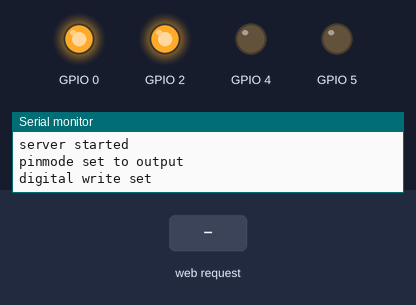
Bench run of a sketch on a simulated ESP8266 (NodeMCU). Parts: output pins drawn as LEDs (lit = HIGH), the last lines printed to the serial monitor. The inputs (shaded band) are chosen by the test bench.

Above: at 1.2 s.
1.3 s: HTTP request GET /key/2 received
At 1.7 s:
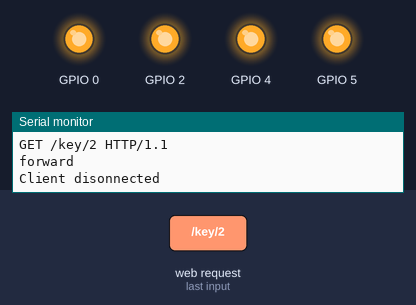
3.3 s: HTTP request GET /key/3 received
At 3.7 s:
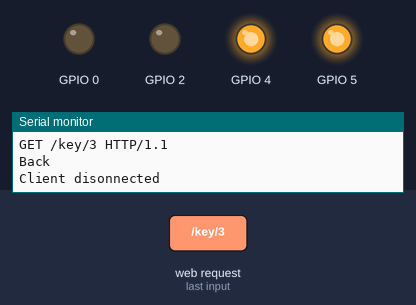
5.3 s: HTTP request GET /key/4 received
At 5.7 s:
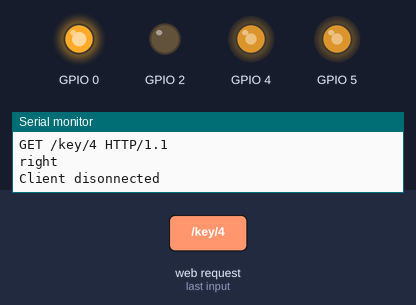
7.3 s: HTTP request GET /key/5 received
At 7.6 s:
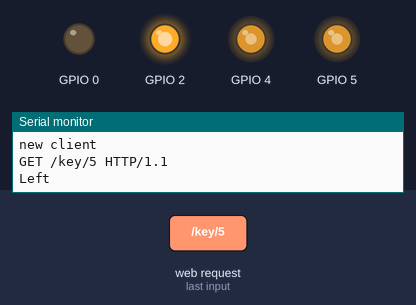
9.3 s: HTTP request GET /key/2 received
At 9.7 s:
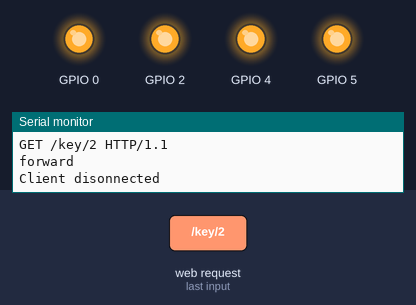
11.3 s: HTTP request GET /key/3 received
At 11.7 s:
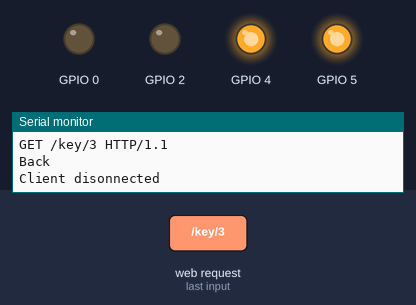
Timing chart, 0 to 14.3 s (numbered marks = the images above; inputs shaded):
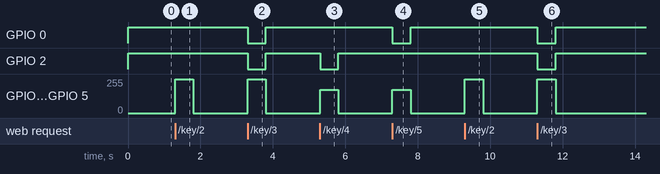

Measured:
- after the input at 1.3 s, GPIO 4, GPIO 5: 0/255 → 255/255 at once, → 0/255 0.50 s later
- after the input at 3.3 s, GPIO 0, GPIO 2: HIGH → LOW at once, → HIGH 0.50 s later; GPIO 4, GPIO 5: 0/255 → 255/255 at once, → 0/255 0.50 s later
- after the input at 5.3 s, GPIO 2: HIGH → LOW at once, → HIGH 0.50 s later; GPIO 4, GPIO 5: 0/255 → 174/255 at once, → 0/255 0.50 s later
- after the input at 7.3 s, GPIO 0: HIGH → LOW at once, → HIGH 0.50 s later; GPIO 4, GPIO 5: 0/255 → 174/255 at once, → 0/255 0.50 s later
- after the input at 9.3 s, GPIO 4, GPIO 5: 0/255 → 255/255 at once, → 0/255 0.50 s later
- after the input at 11.3 s, GPIO 0, GPIO 2: HIGH → LOW at once, → HIGH 0.50 s later; GPIO 4, GPIO 5: 0/255 → 255/255 at once, → 0/255 0.50 s later

The sketch:

ESP8266-APP-Adhoc.ino
```cpp
/*
 * This sketch lets you control an NodeMCU motorshield with attached engines
 * from a (smart phone) browser by using android app.
 */

#include <ESP8266WiFi.h>
#include <WiFiClient.h>

const char* ssid = "NodeMCU";
//const char* password = "abcd1234";

// Create an instance of the server
// specify the port to listen on as an argument
WiFiServer server(80);
int Speed = 1023;
int TSpeed = 700;


void stoped()
{
    analogWrite(5, 0);
    analogWrite(4, 0);
    Serial.println("Stop");
}

void forward()
{
    analogWrite(5, Speed);
    analogWrite(4, Speed);
    digitalWrite(0, 1);
    digitalWrite(2, 1);
    Serial.println("forward");
}

void backward()
{
    analogWrite(5, Speed);
    analogWrite(4, Speed);
    digitalWrite(0, 0);
    digitalWrite(2, 0);
    Serial.println("Back");
}

void left()
{
    analogWrite(5, TSpeed);
    analogWrite(4, TSpeed);
    digitalWrite(0, 0);
    digitalWrite(2, 1);
    Serial.println("Left");
}

void right()
{
    analogWrite(5, TSpeed);
    analogWrite(4, TSpeed);
    digitalWrite(0, 1);
    digitalWrite(2, 0);
    Serial.println("right");
}

String response(String r){
  String s = "HTTP/1.1 200 OK\r\nContent-Type: text/html\r\n\r\n<!DOCTYPE HTML>\r\n<html>\r\nCar is now ";
  s += r;
  s += "</html>\n";
  return s;
  }


void setup() {

  Serial.begin(115200);
  delay(10);

  Serial.println();

  // Connect to WiFi network
  Serial.println();
  Serial.println();
  Serial.println("Configuring access point...");
  /* You can add the password parameter if you want the AP to be closed. */
  WiFi.softAP(ssid);

  IPAddress myIP = WiFi.softAPIP();
  Serial.print("AP IP address: ");
  Serial.println(myIP);
  server.begin();
  Serial.println("server started");


  pinMode(5, OUTPUT);
  pinMode(4, OUTPUT);
  pinMode(0, OUTPUT);
  pinMode(2, OUTPUT);

 Serial.println("pinmode set to output");

  digitalWrite(5, 0);
  digitalWrite(4, 0);

  digitalWrite(0, 1);
  digitalWrite(2, 1);

  Serial.println("digital write set ");

 }

void loop() {
  // Check if a client has connected
  WiFiClient client = server.available();
  if (!client) {
    analogWrite(5, 0);
    analogWrite(4, 0);
    digitalWrite(0, 1);
    digitalWrite(2, 1);
    return;
  }

  // Wait until the client sends some data
  Serial.println("new client");
  while(!client.available()){
    delay(1);
  }

  // Read the first line of the request
  String req = client.readStringUntil('\r');
  Serial.println(req);
  client.flush();
  //1 stop
  //2 Forward; 3 reverse; 4 Right; 5 left
  // Match the request


  int direction;

  if (req.indexOf("/key/1") != -1)
    direction = 1;
  else if (req.indexOf("/key/2") != -1)
    direction = 2;
  else if (req.indexOf("/key/3") != -1)
    direction = 3;
  else if (req.indexOf("/key/4") != -1)
    direction = 4;
  else if (req.indexOf("/key/5") != -1)
    direction = 5;
  else {
    Serial.println("invalid request");
    client.stop();
    return;}
String html;
switch (direction)
        {
            case 1:
               stoped();
               html= response("stopping");
               break;
            case 2:
                forward();
                html=  response("going forward");
                break;
            case 3:
                backward();
                html= response("going back");
                break;
            case 4:
                right();
                html= response("turning right");
                break;
            case 5:
                left();
                html=  response("turning left");
                break;

        }

        // move for 300ms, gives chip time to update wifi also
  delay(300);

  client.flush();
 // Send the response to the client
  client.print(html);
  delay(1);
  Serial.println("Client disonnected");
  delay(200);
  // The client will actually be disconnected
  // when the function returns and 'client' object is detroyed
}
```
